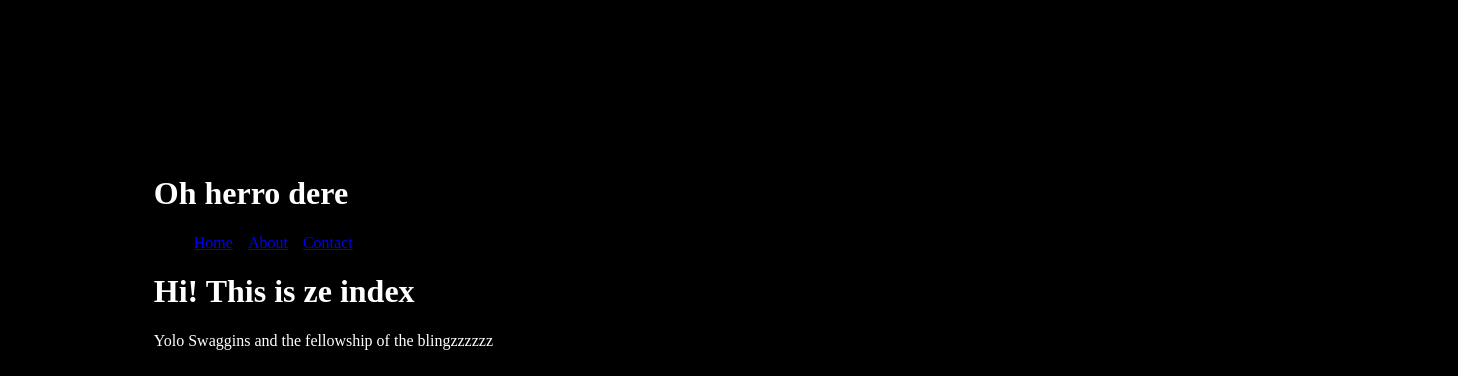
Before: / with the older database file.
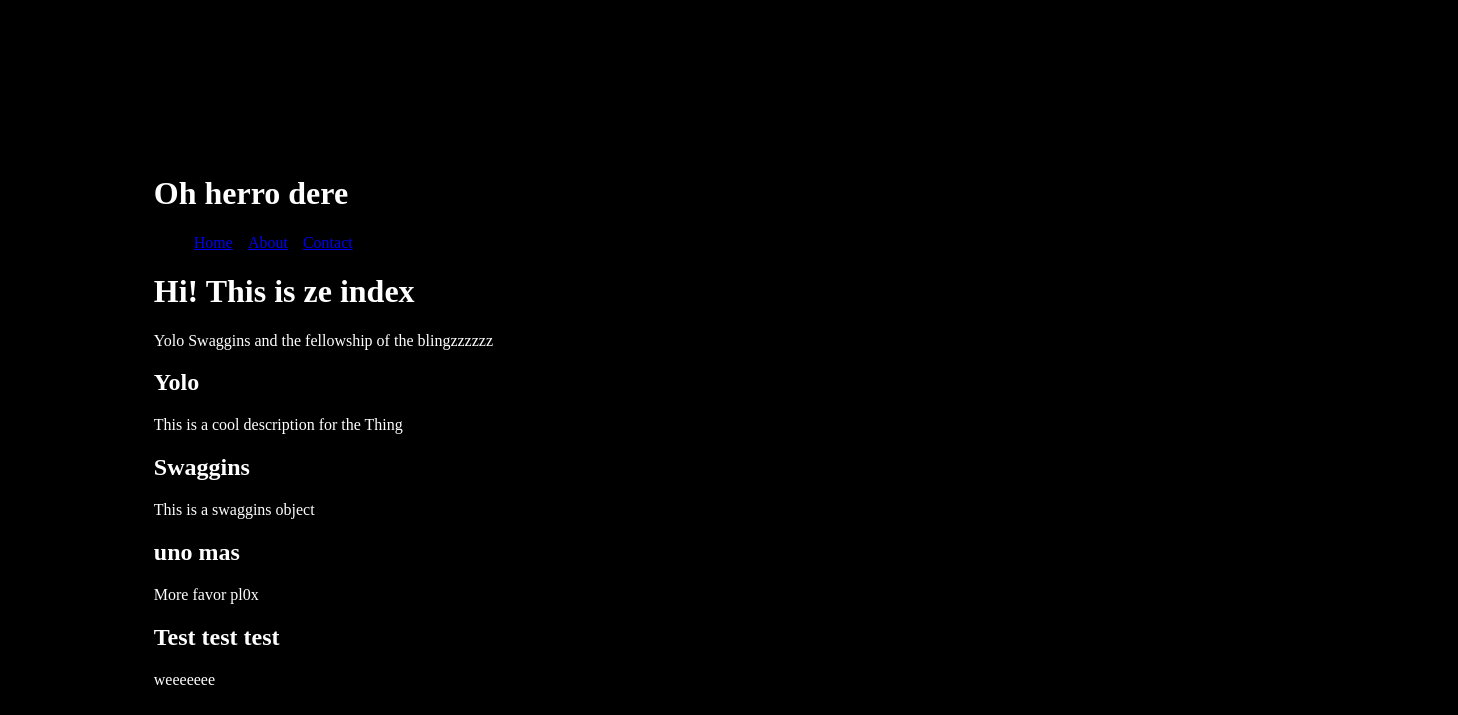
After: the same page with the newer database file.
### collection/models.py (models this page shows)
class Thing(models.Model):
    name = models.CharField(max_length=256)
    description = models.TextField()
    slug = models.SlugField(unique=True)

### collection/views.py (the view)
# urls.py: url(r'^$', 'collection.views.index', name='home'),
def index(request):
    things = Thing.objects.all()
    return render(request, 'index.html', {
        'things': things,
    })

### collection/templates/index.html (shortened to what this page needs)
{% extends 'layouts/base.html' %}
{% block content %}
<h1>Hi! This is ze index</h1>
<p>Yolo Swaggins and the fellowship of the blingzzzzzz</p>
{% for thing in things %}
    <h2>{{ thing.name }}</h2>
    <p>{{ thing.description }}</p>
{% endfor %}
{% endblock %}

### collection/templates/layouts/base.html (shortened to what this page needs)
{% load staticfiles %}
<!DOCTYPE html>
<html lang="en">
<head>
    <link rel="stylesheet" href="{% static 'css/styles.css' %}" />
</head>
<body>
    <header>
        <h1>Oh herro dere</h1>
        <nav>
            <ul>
                <li><a href="{% url 'home' %}">Home</a></li>
                <li><a href="{% url 'about' %}">About</a></li>
                <li><a href="{% url 'contact' %}">Contact</a></li>
            </ul>
        </nav>
    </header>
    {% block content %}{% endblock %}
</body>
</html>

### collection/static/css/styles.css (style rules this page uses)
html, body { width: 100%; height: 100%; max-height: 100%; }
body { color: #FFF; background: #000; padding: 10%; }
header nav ul { list-style: none; }
header nav ul li { float: left; margin-right: 15px; }
header::after { display: block; content: ''; clear: both; }

Changed rows visible on the page:
added Thing: name "Yolo", description "This is a cool description for the Thing"
added Thing: name "Swaggins", description "This is a swaggins object"
added Thing: name "uno mas", description "More favor pl0x"
added Thing: name "Test test test", description "weeeeeee"
